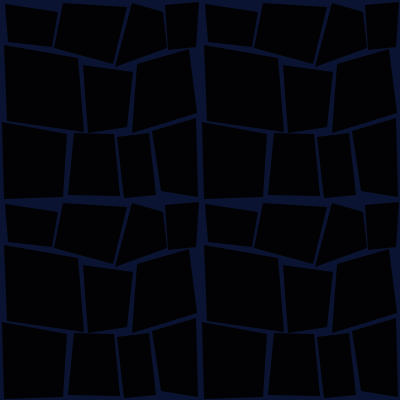
Frame 1 (no input)
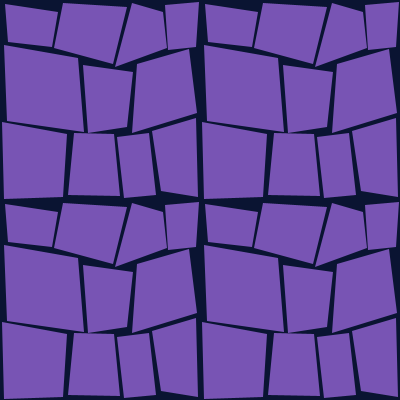
Frame 60 (the mouse pressed at the canvas centre just before this capture)
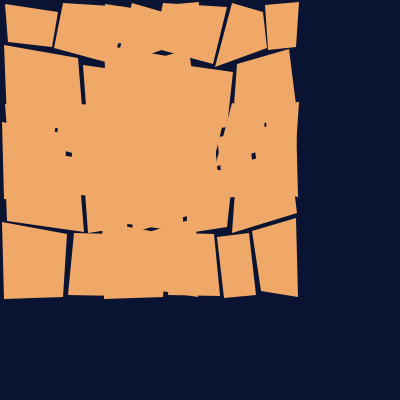
Frame 120 (the mouse held since frame 60 and released just before this capture)

The Processing sketch that drew these frames (run headless with seeded random() and noise(); from frame 60 on, the mouse is pressed at the canvas centre):

// Processing sketch: processing_111192
// ── processing_111192.pde

float [] x;

void setup () {
  size(400, 400);
  background(10, 20, 50);
  
  
  
}


void draw () {
  
  x = new float [4];

  for (int i = 0; i < 3; i++) {
    x [i] = i*100;
  noStroke();
  frameRate(30);
  background(10, 20, 50);
  noCursor();
 
  if (mousePressed) {
   x [2]=mouseX/4+mouseY/4;
  }
    fill(frameCount*2%256, frameCount*1.4%256, frameCount*3%256);
  

  //quad mosaico

  quad(5, 4, 58, 12, 52, 47, 8, 42);
  quad(63, 3, 127, 7, 113, 64, 54, 48);
  quad(132, 3, 163, 12, 167, 48, 115, 67);
  quad(165, 5, 199, 2, 196, 47, 168, 50);
  quad(4, 45, 78, 58, 84, 132, 7, 121);
  quad(83, 65, 133, 72, 127, 127, 88, 133);
  quad(137, 64, 189, 49, 197, 113, 132, 133);
  quad(2,122,67,134,63,197,4,199);
quad(74,133,114,134,120,196,68,195);
  quad(117,137,149,133,156,195,124,198);
  quad(152,131,196,118,198,197,161,191);
  
  
  
  quad(5+x [2], 4, 58+x [2], 12, 52+x [2], 47, 8+x [2], 42);
  quad(63+x [2], 3, 127+x [2], 7, 113+x [2], 64, 54+x [2], 48);
  quad(132+x [2], 3, 163+x [2], 12, 167+x [2], 48, 115+x [2], 67);
  quad(165+x [2], 5, 199+x [2], 2, 196+x [2], 47, 168+x [2], 50);
  quad(4+x [2], 45, 78+x [2], 58, 84+x [2], 132, 7+x [2], 121);
  quad(83+x [2], 65, 133+x [2], 72, 127+x [2], 127, 88+x [2], 133);
  quad(137+x [2], 64, 189+x [2], 49, 197+x [2], 113, 132+x [2], 133);
  quad(2+x [2],122,67+x [2],134,63+x [2],197,4+x [2],199);
quad(74+x [2],133,114+x [2],134,120+x [2],196,68+x [2],195);
  quad(117+x [2],137,149+x [2],133,156+x [2],195,124+x [2],198);
  quad(152+x [2],131,196+x [2],118,198+x [2],197,161+x [2],191);
  
  
  quad(5+x [2], 4+x [2], 58+x [2], 12+x [2], 52+x [2], 47+x [2], 8+x [2], 42+x [2]);
  quad(63+x [2], 3+x [2], 127+x [2], 7+x [2], 113+x [2], 64+x [2], 54+x [2], 48+x [2]);
  quad(132+x [2], 3+x [2], 163+x [2], 12+x [2], 167+x [2], 48+x [2], 115+x [2], 67+x [2]);
  quad(165+x [2], 5+x [2], 199+x [2], 2+x [2], 196+x [2], 47+x [2], 168+x [2], 50+x [2]);
  quad(4+x [2], 45+x [2], 78+x [2], 58+x [2], 84+x [2], 132+x [2], 7+x [2], 121+x [2]);
  quad(83+x [2], 65+x [2], 133+x [2], 72+x [2], 127+x [2], 127+x [2], 88+x [2], 133+x [2]);
  quad(137+x [2], 64+x [2], 189+x [2], 49+x [2], 197+x [2], 113+x [2], 132+x [2], 133+x [2]);
  quad(2+x [2],122+x [2],67+x [2],134+x [2],63+x [2],197+x [2],4+x [2],199+x [2]);
quad(74+x [2],133+x [2],114+x [2],134+x [2],120+x [2],196+x [2],68+x [2],195+x [2]);
  quad(117+x [2],137+x [2],149+x [2],133+x [2],156+x [2],195+x [2],124+x [2],198+x [2]);
  quad(152+x [2],131+x [2],196+x [2],118+x [2],198+x [2],197+x [2],161+x [2],191+x [2]);
  
  
  
  quad(5, 4+x [2], 58, 12+x [2], 52, 47+x [2], 8, 42+x [2]);
  quad(63, 3+x [2], 127, 7+x [2], 113, 64+x [2], 54, 48+x [2]);
  quad(132, 3+x [2], 163, 12+x [2], 167, 48+x [2], 115, 67+x [2]);
  quad(165, 5+x [2], 199, 2+x [2], 196, 47+x [2], 168, 50+x [2]);
  quad(4, 45+x [2], 78, 58+x [2], 84, 132+x [2], 7, 121+x [2]);
  quad(83, 65+x [2], 133, 72+x [2], 127, 127+x [2], 88, 133+x [2]);
  quad(137, 64+x [2], 189, 49+x [2], 197, 113+x [2], 132, 133+x [2]);
  quad(2,122+x [2],67,134+x [2],63,197+x [2],4,199+x [2]);
quad(74,133+x [2],114,134+x [2],120,196+x [2],68,195+x [2]);
  quad(117,137+x [2],149,133+x [2],156,195+x [2],124,198+x [2]);
  quad(152,131+x [2],196,118+x [2],198,197+x [2],161,191+x [2]);
  
  
  
  
  
  
}}
